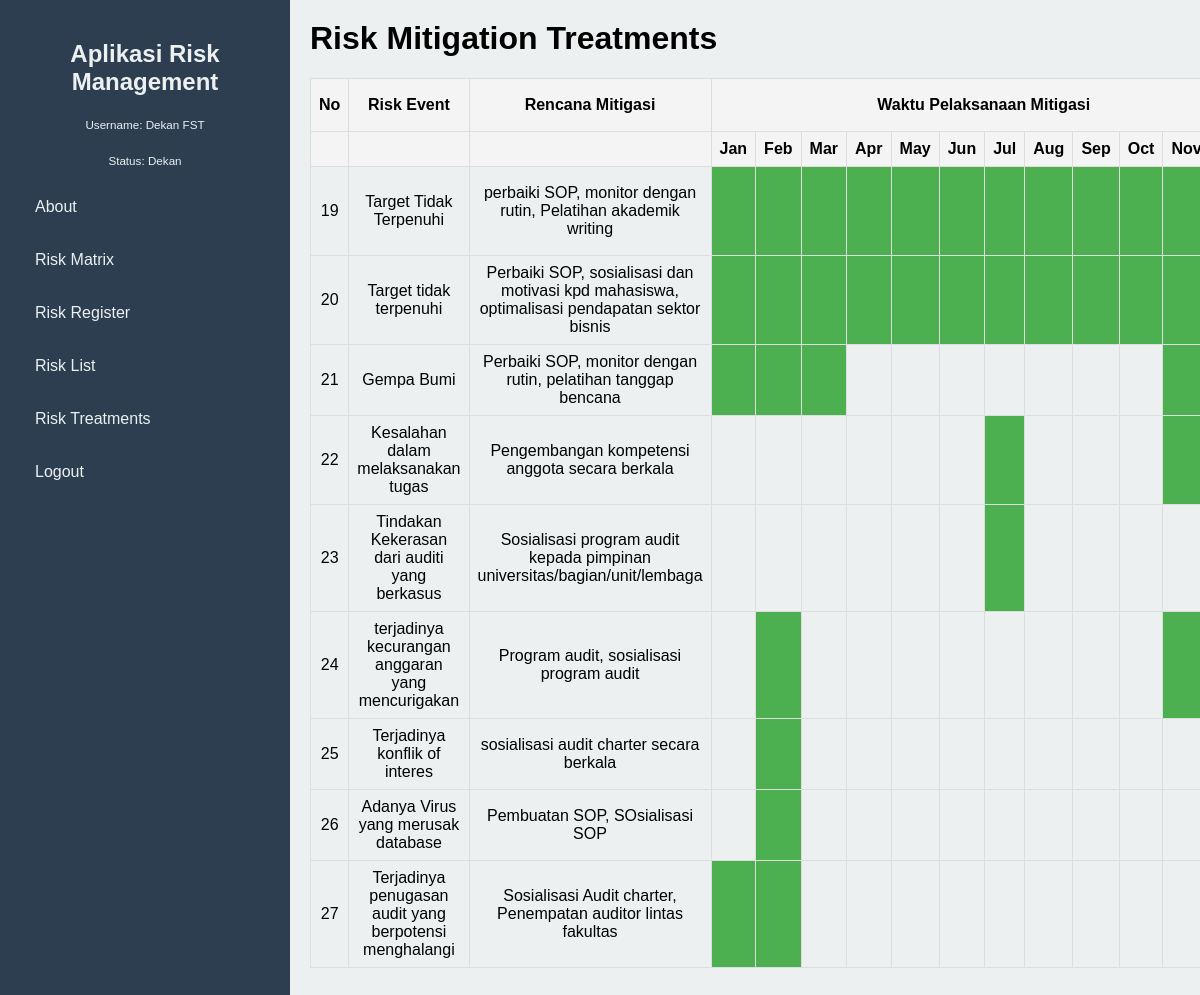
The page /menu_halaman/riskTreatments.php (signed in) on the database its author committed.
### tables this page shows
CREATE TABLE `risk` (
  `id` int NOT NULL,
  `objective_tujuan` text,
  `proses_bisnis` text,
  `risk_category` enum('Resiko Stratejik','Resiko Finansial','Resiko Operasional','Lainnya') DEFAULT NULL,
  `kode_resiko` varchar(50) DEFAULT NULL,
  `risk_event` text,
  `penyebab_resiko` text,
  `sumber_resiko` enum('Internal','External') DEFAULT NULL,
  `potensi_kerugian_qualitative` text,
  `potensi_kerugian_nominal` decimal(15,2) DEFAULT NULL,
  `owner_risk` varchar(255) DEFAULT NULL,
  `nama_dept_unit` varchar(255) DEFAULT NULL,
  `inherent_risk_likelihood` int DEFAULT NULL,
  `inherent_risk_impact` int DEFAULT NULL,
  `inherent_risk_level` int DEFAULT NULL,
  `pengendalian_ada_tidak` enum('Ada','Tidak Ada') DEFAULT NULL,
  `pengendalian_memadai_belum` enum('Memadai','Belum Memadai') DEFAULT NULL,
  `pengendalian_sudah_belum` enum('Sudah','Belum') DEFAULT NULL,
  `residual_risk_likelihood` int DEFAULT NULL,
  `residual_risk_impact` int DEFAULT NULL,
  `residual_risk_level` int DEFAULT NULL,
  `risk_treatment_accept_reduce` enum('Accept','Reduce') DEFAULT NULL,
  `risk_treatment_text` text,
  `jan` tinyint(1) DEFAULT NULL,
  `feb` tinyint(1) DEFAULT NULL,
  `mar` tinyint(1) DEFAULT NULL,
  `apr` tinyint(1) DEFAULT NULL,
  `mei` tinyint(1) DEFAULT NULL,
  `jun` tinyint(1) DEFAULT NULL,
  `jul` tinyint(1) DEFAULT NULL,
  `agu` tinyint(1) DEFAULT NULL,
  `sep` tinyint(1) DEFAULT NULL,
  `okt` tinyint(1) DEFAULT NULL,
  `nov` tinyint(1) DEFAULT NULL,
  `des` tinyint(1) DEFAULT NULL,
  `risk_evidence` text,
  `target_risk_likelihood` int DEFAULT NULL,
  `target_risk_impact` int DEFAULT NULL,
  `target_risk_level` int DEFAULT NULL
);

### menu_halaman/riskTreatments.php (the view, shortened to what this page needs)
<?php
require_once '../conn.php';
$sql = "SELECT id, risk_event, risk_treatment_text, nama_dept_unit, risk_evidence,
        jan, feb, mar, apr, mei, jun, jul, agu, sep, okt, nov, des
        FROM risk";
$result = $conn->query($sql);
?>
<!DOCTYPE html>
<html lang="id">
<head>
    <link rel="stylesheet" href="../css/dashboard.css">
    <link rel="stylesheet" href="../css/riskTreatments.css">
</head>
<body>
    <div class="dashboard-container">
        <div class="sidebar">
            <h2>Aplikasi Risk Management</h2>
            <p><small>Username: <?php echo $_SESSION['nama']; ?></small></p>
            <p><small>Status: <?php echo $_SESSION['status']; ?></small></p>
            <ul class="sidebar-menu">
                <li><a href="about.php">About</a></li>
                <li><a href="riskMatrix.php">Risk Matrix</a></li>
                <?php if ($_SESSION['status'] == 'admin' || $_SESSION['status'] == 'Rektor'  || $_SESSION['status'] == 'Dekan') : ?>
                <li><a href="riskRegister.php">Risk Register</a></li>
                <?php endif; ?>
                <li><a href="riskList.php">Risk List</a></li>
                <li><a href="riskTreatments.php">Risk Treatments</a></li>
                <li><a href="../logout.php">Logout</a></li>
            </ul>
        </div>
        <div class="main-content">
            <h1>Risk Mitigation Treatments</h1>
            <table>
                <thead>
                    <tr>
                        <th>No</th>
                        <th>Risk Event</th>
                        <th>Rencana Mitigasi</th>
                        <th colspan="12">Waktu Pelaksanaan Mitigasi</th>
                    </tr>
                    <tr>
                        <th></th>
                        <th></th>
                        <th></th>
                        <th>Jan</th>
                        <th>Feb</th>
                        <th>Mar</th>
                        <th>Apr</th>
                        <th>May</th>
                        <th>Jun</th>
                        <th>Jul</th>
                        <th>Aug</th>
                        <th>Sep</th>
                        <th>Oct</th>
                        <th>Nov</th>
                    </tr>
                </thead>
                <tbody>
                    <?php
                    if ($result->num_rows > 0) {
                        while ($row = $result->fetch_assoc()) {
                            echo "<tr>";
                            echo "<td>{$row['id']}</td>";
                            echo "<td>{$row['risk_event']}</td>";
                            echo "<td>{$row['risk_treatment_text']}</td>";
                            $months = ['jan', 'feb', 'mar', 'apr', 'mei', 'jun',
                            'jul', 'agu', 'sep', 'okt', 'nov', 'des'];
                            foreach ($months as $month) {
                                $class = ($row[$month] == 1) ? 'color-cell completed' : 'color-cell';
                                echo "<td class='{$class}' data-month='{$month}' data-id='{$row['id']}'></td>";
                            }
                            echo "</tr>";
                        }
                    } else {
                        echo "<tr><td colspan='17'>Tidak ada data</td></tr>";
                    }
                    ?>
                </tbody>
            </table>
        </div>
    </div>
</body>
</html>

### css/dashboard.css (style rules this page uses)
body { margin: 0; padding: 0; font-family: Arial, sans-serif; color: black; }
.dashboard-container { display: flex; min-height: 100vh; background-color: aqua; }
.sidebar { width: 250px; min-width: 250px; background-color: #2c3e50; color: #ecf0f1; padding: 20px; box-shadow: 2px 0 5px rgba(0, 0, 0, 0.1); flex-shrink: 0; }
.sidebar h2 { text-align: center; margin-bottom: 20px; }
.sidebar p { text-align: center; font-size: 14px; margin-bottom: 20px; }
.sidebar-menu { list-style: none; padding: 0; }
.sidebar-menu li { margin: 15px 0; }
.sidebar-menu a { text-decoration: none; color: #ecf0f1; display: block; padding: 10px 15px; border-radius: 5px; transition: background-color 0.3s; }
.main-content { flex: 1; padding: 20px; background-color: #ecf0f1; overflow-x: auto; }
.main-content h1 { margin-top: 0; }

### css/riskTreatments.css (style rules this page uses)
table { width: 100%; border-collapse: collapse; margin-bottom: 20px; }
th, td { border: 1px solid #ddd; text-align: center; padding: 8px; }
th { background-color: #f4f4f4; }
.color-cell { width: 30px; height: 30px; cursor: pointer; }
.completed { background-color: #4CAF50; }

### rows shown on the page
risk: id "19", risk_event "Target Tidak Terpenuhi", risk_treatment_text "perbaiki SOP, monitor dengan rutin, Pelatihan akademik writing", jan 1 (drawn), feb 1 (drawn), mar 1 (drawn), apr 1 (drawn), mei 1 (drawn), jun 1 (drawn), jul 1 (drawn), agu 1 (drawn), sep 1 (drawn), okt 1 (drawn), nov 1 (drawn)
risk: id "20", risk_event "Target tidak terpenuhi", risk_treatment_text "Perbaiki SOP, sosialisasi dan motivasi kpd mahasiswa, optimalisasi pendapatan sektor bisnis", jan 1 (drawn), feb 1 (drawn), mar 1 (drawn), apr 1 (drawn), mei 1 (drawn), jun 1 (drawn), jul 1 (drawn), agu 1 (drawn), sep 1 (drawn), okt 1 (drawn), nov 1 (drawn)
risk: id "21", risk_event "Gempa Bumi", risk_treatment_text "Perbaiki SOP, monitor dengan rutin, pelatihan tanggap bencana", jan 1 (drawn), feb 1 (drawn), mar 1 (drawn), apr 0 (drawn), mei 0 (drawn), jun 0 (drawn), jul 0 (drawn), agu 0 (drawn), sep 0 (drawn), okt 0 (drawn), nov 1 (drawn)
risk: id "22", risk_event "Kesalahan dalam melaksanakan tugas", risk_treatment_text "Pengembangan kompetensi anggota secara berkala", jan 0 (drawn), feb 0 (drawn), mar 0 (drawn), apr 0 (drawn), mei 0 (drawn), jun 0 (drawn), jul 1 (drawn), agu 0 (drawn), sep 0 (drawn), okt 0 (drawn), nov 1 (drawn)
risk: id "23", risk_event "Tindakan Kekerasan dari auditi yang berkasus", risk_treatment_text "Sosialisasi program audit kepada pimpinan universitas/bagian/unit/lembaga", jan 0 (drawn), feb 0 (drawn), mar 0 (drawn), apr 0 (drawn), mei 0 (drawn), jun 0 (drawn), jul 1 (drawn), agu 0 (drawn), sep 0 (drawn), okt 0 (drawn), nov 0 (drawn)
risk: id "24", risk_event "terjadinya kecurangan anggaran yang mencurigakan", risk_treatment_text "Program audit, sosialisasi program audit", jan 0 (drawn), feb 1 (drawn), mar 0 (drawn), apr 0 (drawn), mei 0 (drawn), jun 0 (drawn), jul 0 (drawn), agu 0 (drawn), sep 0 (drawn), okt 0 (drawn), nov 1 (drawn)
risk: id "25", risk_event "Terjadinya konflik of interes", risk_treatment_text "sosialisasi audit charter secara berkala", jan 0 (drawn), feb 1 (drawn), mar 0 (drawn), apr 0 (drawn), mei 0 (drawn), jun 0 (drawn), jul 0 (drawn), agu 0 (drawn), sep 0 (drawn), okt 0 (drawn), nov 0 (drawn)
risk: id "26", risk_event "Adanya Virus yang merusak database", risk_treatment_text "Pembuatan SOP, SOsialisasi SOP", jan 0 (drawn), feb 1 (drawn), mar 0 (drawn), apr 0 (drawn), mei 0 (drawn), jun 0 (drawn), jul 0 (drawn), agu 0 (drawn), sep 0 (drawn), okt 0 (drawn), nov 0 (drawn)
risk: id "27", risk_event "Terjadinya penugasan audit yang berpotensi menghalangi", risk_treatment_text "Sosialisasi Audit charter, Penempatan auditor lintas fakultas", jan 1 (drawn), feb 1 (drawn), mar 0 (drawn), apr 0 (drawn), mei 0 (drawn), jun 0 (drawn), jul 0 (drawn), agu 0 (drawn), sep 0 (drawn), okt 0 (drawn), nov 0 (drawn)

### other values the page prints
$_SESSION['nama'] "Dekan FST"
$_SESSION['status'] "Dekan"
